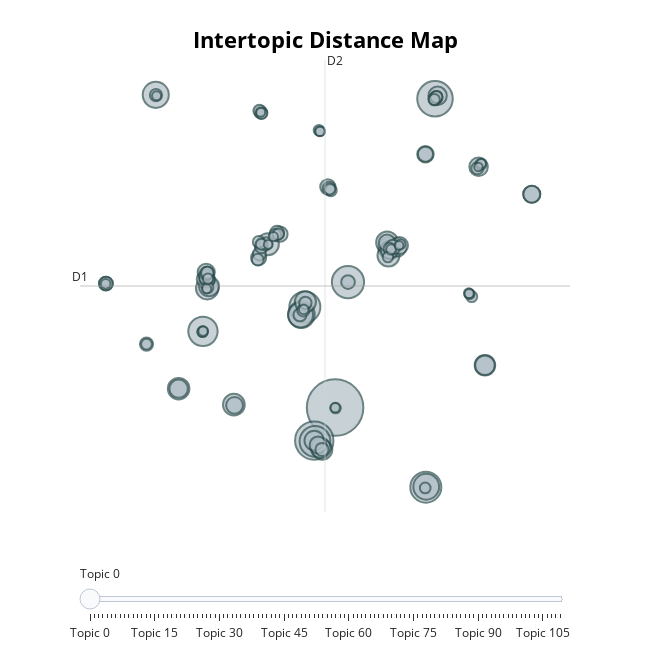

The code cell stored with this chart in its notebook:
### Code cell
# Topics visualization
topic_model.visualize_topics()
